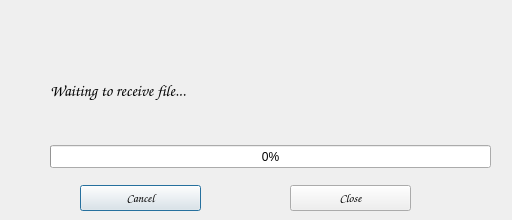
<?xml version="1.0" encoding="UTF-8"?>
<ui version="4.0">
 <class>TcpClient</class>
 <widget class="QDialog" name="TcpClient">
  <property name="geometry">
   <rect>
    <x>0</x>
    <y>0</y>
    <width>512</width>
    <height>220</height>
   </rect>
  </property>
  <property name="windowTitle">
   <string>接收端</string>
  </property>
  <property name="styleSheet">
   <string notr="true"/>
  </property>
  <widget class="QLabel" name="tcpClientStatusLabel">
   <property name="geometry">
    <rect>
     <x>50</x>
     <y>55</y>
     <width>391</width>
     <height>71</height>
    </rect>
   </property>
   <property name="font">
    <font>
     <family>Comic Sans MS</family>
     <pointsize>12</pointsize>
    </font>
   </property>
   <property name="text">
    <string>Waiting to receive file...</string>
   </property>
  </widget>
  <widget class="QProgressBar" name="progressBar">
   <property name="geometry">
    <rect>
     <x>50</x>
     <y>145</y>
     <width>441</width>
     <height>23</height>
    </rect>
   </property>
   <property name="value">
    <number>0</number>
   </property>
  </widget>
  <widget class="QPushButton" name="tcpClientCancleBtn">
   <property name="geometry">
    <rect>
     <x>80</x>
     <y>185</y>
     <width>121</width>
     <height>26</height>
    </rect>
   </property>
   <property name="font">
    <font>
     <family>Comic Sans MS</family>
    </font>
   </property>
   <property name="layoutDirection">
    <enum>Qt::LeftToRight</enum>
   </property>
   <property name="text">
    <string>Cancel</string>
   </property>
  </widget>
  <widget class="QPushButton" name="tcpClientCloseBtn">
   <property name="geometry">
    <rect>
     <x>290</x>
     <y>185</y>
     <width>121</width>
     <height>26</height>
    </rect>
   </property>
   <property name="font">
    <font>
     <family>Comic Sans MS</family>
    </font>
   </property>
   <property name="text">
    <string>Close</string>
   </property>
  </widget>
  <widget class="QWidget" name="widget" native="true">
   <property name="geometry">
    <rect>
     <x>0</x>
     <y>0</y>
     <width>512</width>
     <height>35</height>
    </rect>
   </property>
   <property name="styleSheet">
    <string notr="true">background-image: url(:/pic/top.png);</string>
   </property>
  </widget>
 </widget>
 <resources/>
 <connections/>
</ui>
